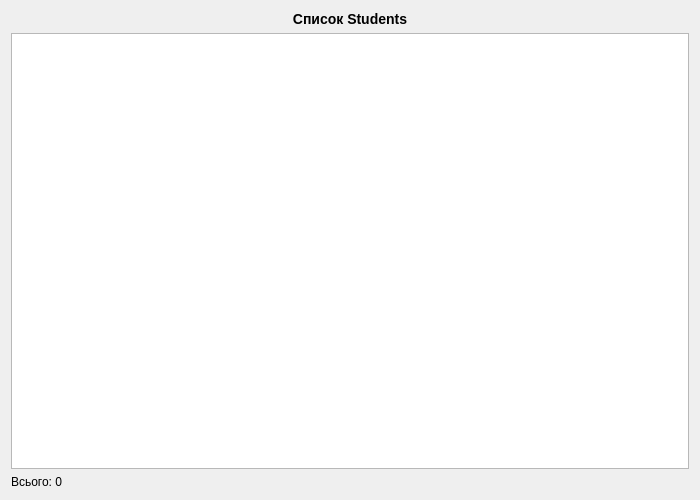
<?xml version="1.0" encoding="UTF-8"?>
<ui version="4.0">
 <class>StudentListDialog</class>
 <widget class="QDialog" name="StudentListDialog">
  <property name="geometry">
   <rect>
    <x>0</x>
    <y>0</y>
    <width>700</width>
    <height>500</height>
   </rect>
  </property>
  <property name="windowTitle">
   <string>Список Students</string>
  </property>
  <layout class="QVBoxLayout" name="verticalLayout">
   <item>
    <widget class="QLabel" name="label_title">
     <property name="text">
      <string>&lt;h3&gt;Список Students&lt;/h3&gt;</string>
     </property>
     <property name="alignment">
      <set>Qt::AlignCenter</set>
     </property>
    </widget>
   </item>
   <item>
    <widget class="QTableView" name="tableView">
     <property name="alternatingRowColors">
      <bool>true</bool>
     </property>
     <property name="selectionBehavior">
      <enum>QAbstractItemView::SelectRows</enum>
     </property>
    </widget>
   </item>
   <item>
    <widget class="QLabel" name="label_count">
     <property name="text">
      <string>Всього: 0</string>
     </property>
    </widget>
   </item>
  </layout>
 </widget>
 <resources/>
 <connections/>
</ui>
